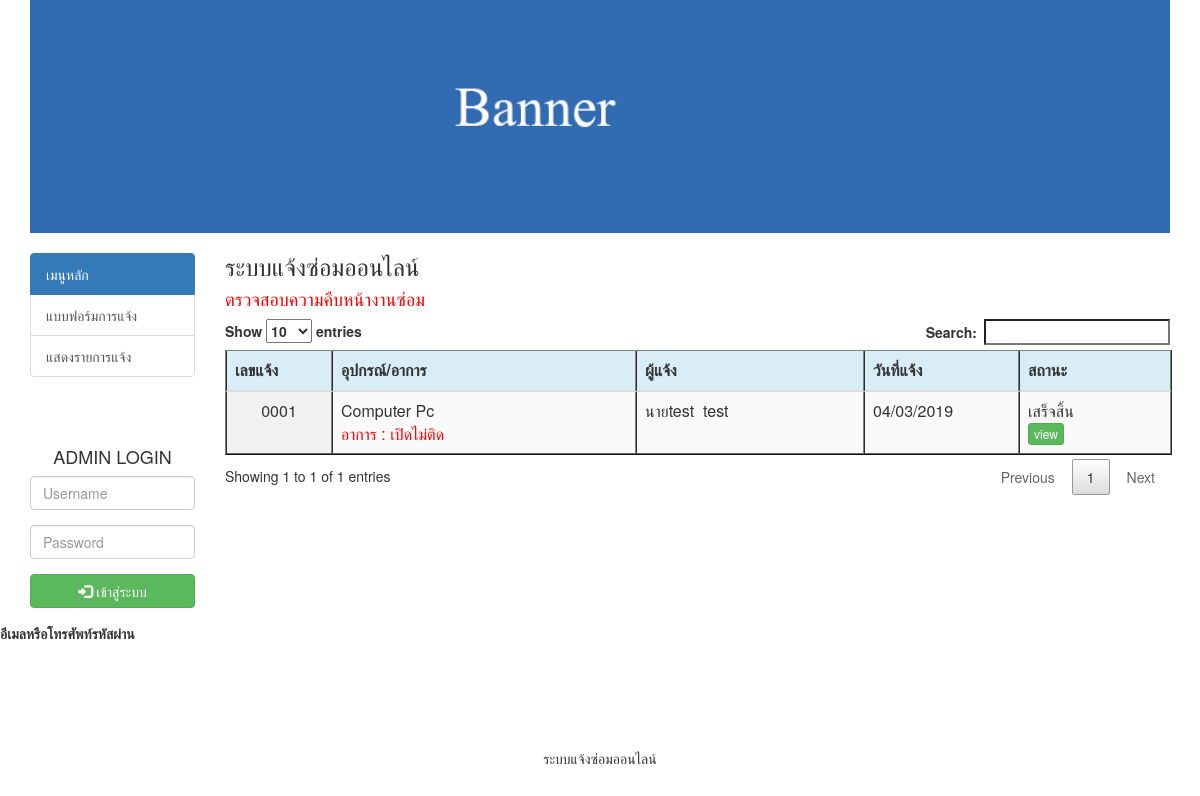
The page / on the database its author committed.
### tables this page shows
CREATE TABLE `tbl_device_case` (
  `pd_number` int(4) UNSIGNED ZEROFILL NOT NULL COMMENT 'เลขที่แจ้งปัญหา',
  `der_id` int(11) NOT NULL COMMENT 'รหัสเครื่อง',
  `der_name` varchar(50) NOT NULL COMMENT 'ชื่ออุปกรณ์',
  `pd_detail` varchar(50) NOT NULL COMMENT 'รายละเอียดการแจ้ง',
  `pd_date` date NOT NULL COMMENT 'วันที่',
  `pd_intail` varchar(10) NOT NULL COMMENT 'คำนำหน้า',
  `pd_name` varchar(50) NOT NULL COMMENT 'ชื่อ',
  `pd_lname` varchar(50) NOT NULL COMMENT 'นามสกุล',
  `pd_position` varchar(50) NOT NULL COMMENT 'ตำแหน่ง',
  `pd_tell` varchar(10) NOT NULL COMMENT 'เบอร์โทร',
  `pd_email` varchar(100) NOT NULL COMMENT 'อีเมลล์',
  `st_id` int(11) NOT NULL,
  `datesave` timestamp NOT NULL DEFAULT CURRENT_TIMESTAMP COMMENT 'วันเวลาที่เพิ่มข้อมูล'
);

CREATE TABLE `tbl_status` (
  `st_id` int(11) NOT NULL,
  `st_name` varchar(50) NOT NULL
);

### showlist_all.php (the view, shortened to what this page needs)
<?php require_once('Connections/Repair.php'); ?>
<?php
$maxRows_newsca = 100;
$pageNum_newsca = 0;
$startRow_newsca = $pageNum_newsca * $maxRows_newsca;
$query_newsca = "
SELECT * FROM tbl_device_case as d, tbl_status  as t
WHERE d.st_id=t.st_id ORDER BY d.pd_number DESC";
$query_limit_newsca = sprintf("%s LIMIT %d, %d", $query_newsca, $startRow_newsca, $maxRows_newsca);
$newsca = mysql_query($query_limit_newsca, $Repair) or die(mysql_error());
$row_newsca = mysql_fetch_assoc($newsca);
if (isset($_GET['totalRows_newsca'])) {
$totalRows_newsca = $_GET['totalRows_newsca'];
} else {
$all_newsca = mysql_query($query_newsca);
$totalRows_newsca = mysql_num_rows($all_newsca);
}
?>
<body>
  <h4 style="color:red"> ตรวจสอบความคืบหน้างานซ่อม  </h4>
  <table width="100%" border="1" cellspacing="0" class="display table table-hover" id="example">
    <thead>
      <tr class="info">
        <th width="7%">เลขแจ้ง</th>
        <th width="20%">อุปกรณ์/อาการ</th>
      <th width="15%">ผู้แจ้ง</td>
      <th width="10%">วันที่แจ้ง</th>
      <th width="10%">สถานะ</th>
    </tr>
  </thead>
  <?php if($totalRows_newsca > 0){ ?>
  <?php do { ?>
  <tr>
    <td align="center"><?php echo $row_newsca['pd_number']; ?></td>
    <td>
      <?php echo $row_newsca['der_name']; ?>
      <br>
      <font color="red">
      อาการ : <?php echo $row_newsca['pd_detail']; ?>
      </font>
    </td>
    <td><?php echo $row_newsca['pd_intail']; ?><?php echo $row_newsca['pd_name']; ?>&nbsp; <?php echo $row_newsca['pd_lname']; ?></td>
    <td><?php echo date('d/m/Y',strtotime($row_newsca['datesave'])); ?></td>
    <td><?php echo $row_newsca['st_name']; ?> <br>
      <?php if($row_newsca['st_id']==3){ ?>
      <a href="complete_detail.php?pd_number=<?php echo $row_newsca['pd_number'];?>" target="_blank" class="btn btn-success btn-xs">
      view </a>
    <?php }?></td>
  </tr>
  <?php } while ($row_newsca = mysql_fetch_assoc($newsca)); ?>
  <?php } ?>
</table>
</body>
</html>

### rows shown on the page
tbl_device_case: pd_number "0001", der_name "Computer Pc", pd_detail "เปิดไม่ติด", pd_intail "นาย", pd_name "test", pd_lname "test", datesave "04/03/2019", st.st_name "เสร็จสิ้น"
